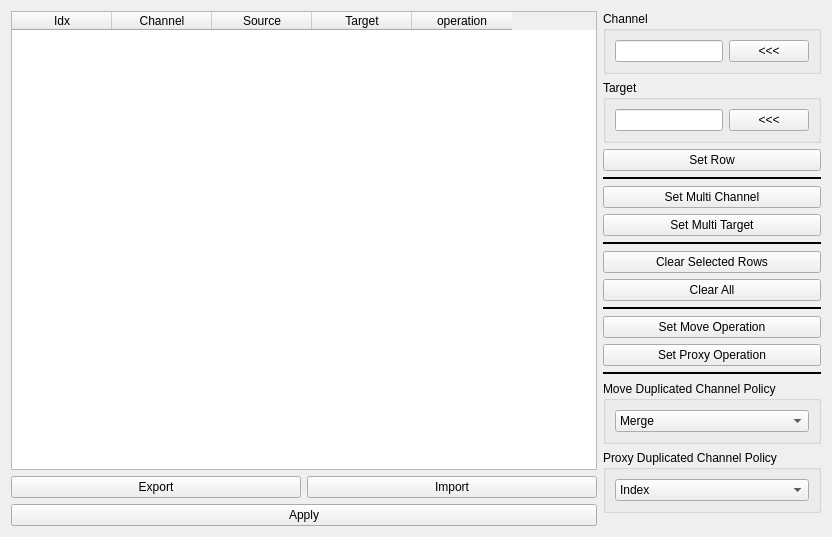
<?xml version="1.0" encoding="UTF-8"?>
<ui version="4.0">
 <class>Form</class>
 <widget class="QWidget" name="Form">
  <property name="geometry">
   <rect>
    <x>0</x>
    <y>0</y>
    <width>832</width>
    <height>537</height>
   </rect>
  </property>
  <property name="windowTitle">
   <string>Form</string>
  </property>
  <layout class="QGridLayout" name="gridLayout">
   <item row="0" column="0">
    <layout class="QHBoxLayout" name="horizontalLayout_4">
     <item>
      <layout class="QVBoxLayout" name="verticalLayout">
       <item>
        <widget class="TableWidgetDragRowsChannelWrangler" name="channelMapping_tableWidget">
         <property name="dragDropMode">
          <enum>QAbstractItemView::InternalMove</enum>
         </property>
         <property name="defaultDropAction">
          <enum>Qt::MoveAction</enum>
         </property>
         <property name="alternatingRowColors">
          <bool>true</bool>
         </property>
         <property name="selectionBehavior">
          <enum>QAbstractItemView::SelectRows</enum>
         </property>
         <property name="sortingEnabled">
          <bool>false</bool>
         </property>
         <property name="cornerButtonEnabled">
          <bool>false</bool>
         </property>
         <column>
          <property name="text">
           <string>Idx</string>
          </property>
         </column>
         <column>
          <property name="text">
           <string>Channel</string>
          </property>
         </column>
         <column>
          <property name="text">
           <string>Source</string>
          </property>
         </column>
         <column>
          <property name="text">
           <string>Target</string>
          </property>
         </column>
         <column>
          <property name="text">
           <string>operation</string>
          </property>
          <property name="toolTip">
           <string>Move or proxy</string>
          </property>
         </column>
        </widget>
       </item>
       <item>
        <layout class="QHBoxLayout" name="horizontalLayout">
         <item>
          <widget class="QPushButton" name="export_pushButton">
           <property name="text">
            <string>Export</string>
           </property>
          </widget>
         </item>
         <item>
          <widget class="QPushButton" name="import_pushButton">
           <property name="text">
            <string>Import</string>
           </property>
          </widget>
         </item>
        </layout>
       </item>
       <item>
        <widget class="QPushButton" name="apply_pushButton">
         <property name="text">
          <string>Apply</string>
         </property>
        </widget>
       </item>
      </layout>
     </item>
     <item>
      <layout class="QVBoxLayout" name="verticalLayout_2">
       <item>
        <widget class="QGroupBox" name="groupBox">
         <property name="sizePolicy">
          <sizepolicy hsizetype="Minimum" vsizetype="Preferred">
           <horstretch>0</horstretch>
           <verstretch>0</verstretch>
          </sizepolicy>
         </property>
         <property name="title">
          <string>Channel</string>
         </property>
         <layout class="QHBoxLayout" name="horizontalLayout_2">
          <item>
           <widget class="QLineEdit" name="channel_lineEdit">
            <property name="sizePolicy">
             <sizepolicy hsizetype="Minimum" vsizetype="Fixed">
              <horstretch>0</horstretch>
              <verstretch>0</verstretch>
             </sizepolicy>
            </property>
           </widget>
          </item>
          <item>
           <widget class="QPushButton" name="channel_pushButton">
            <property name="text">
             <string>&lt;&lt;&lt;</string>
            </property>
           </widget>
          </item>
         </layout>
        </widget>
       </item>
       <item>
        <widget class="QGroupBox" name="groupBox_2">
         <property name="sizePolicy">
          <sizepolicy hsizetype="Minimum" vsizetype="Preferred">
           <horstretch>0</horstretch>
           <verstretch>0</verstretch>
          </sizepolicy>
         </property>
         <property name="title">
          <string>Target</string>
         </property>
         <layout class="QHBoxLayout" name="horizontalLayout_3">
          <item>
           <widget class="QLineEdit" name="target_lineEdit">
            <property name="sizePolicy">
             <sizepolicy hsizetype="Minimum" vsizetype="Fixed">
              <horstretch>0</horstretch>
              <verstretch>0</verstretch>
             </sizepolicy>
            </property>
           </widget>
          </item>
          <item>
           <widget class="QPushButton" name="target_pushButton">
            <property name="text">
             <string>&lt;&lt;&lt;</string>
            </property>
           </widget>
          </item>
         </layout>
        </widget>
       </item>
       <item>
        <widget class="QPushButton" name="setRow_pushButton">
         <property name="text">
          <string>Set Row</string>
         </property>
        </widget>
       </item>
       <item>
        <widget class="Line" name="line">
         <property name="frameShadow">
          <enum>QFrame::Plain</enum>
         </property>
         <property name="lineWidth">
          <number>2</number>
         </property>
         <property name="orientation">
          <enum>Qt::Horizontal</enum>
         </property>
        </widget>
       </item>
       <item>
        <widget class="QPushButton" name="setMultiChannel_pushButton">
         <property name="text">
          <string>Set Multi Channel</string>
         </property>
        </widget>
       </item>
       <item>
        <widget class="QPushButton" name="setMultiTarget_pushButton">
         <property name="text">
          <string>Set Multi Target</string>
         </property>
        </widget>
       </item>
       <item>
        <widget class="Line" name="line_2">
         <property name="frameShadow">
          <enum>QFrame::Plain</enum>
         </property>
         <property name="lineWidth">
          <number>2</number>
         </property>
         <property name="orientation">
          <enum>Qt::Horizontal</enum>
         </property>
        </widget>
       </item>
       <item>
        <widget class="QPushButton" name="clearSelectedRows_pushButton">
         <property name="text">
          <string>Clear Selected Rows</string>
         </property>
        </widget>
       </item>
       <item>
        <widget class="QPushButton" name="clearAll_pushButton">
         <property name="text">
          <string>Clear All</string>
         </property>
        </widget>
       </item>
       <item>
        <widget class="Line" name="line_4">
         <property name="frameShadow">
          <enum>QFrame::Plain</enum>
         </property>
         <property name="lineWidth">
          <number>2</number>
         </property>
         <property name="orientation">
          <enum>Qt::Horizontal</enum>
         </property>
        </widget>
       </item>
       <item>
        <widget class="QPushButton" name="setMoveOp_pushButton">
         <property name="text">
          <string>Set Move Operation</string>
         </property>
        </widget>
       </item>
       <item>
        <widget class="QPushButton" name="setProxyOp_pushButton">
         <property name="text">
          <string>Set Proxy Operation</string>
         </property>
        </widget>
       </item>
       <item>
        <widget class="Line" name="line_5">
         <property name="frameShadow">
          <enum>QFrame::Plain</enum>
         </property>
         <property name="lineWidth">
          <number>2</number>
         </property>
         <property name="orientation">
          <enum>Qt::Horizontal</enum>
         </property>
        </widget>
       </item>
       <item>
        <widget class="QGroupBox" name="groupBox_3">
         <property name="title">
          <string>Move Duplicated Channel Policy</string>
         </property>
         <layout class="QGridLayout" name="gridLayout_2">
          <item row="0" column="0">
           <widget class="QComboBox" name="movePolicy_comboBox">
            <property name="toolTip">
             <string>&lt;html&gt;&lt;head/&gt;&lt;body&gt;&lt;p&gt;Set the duplicate channel policy when we use proxy channel operation.&lt;/p&gt;&lt;p&gt;-&lt;span style=&quot; font-weight:600;&quot;&gt;Merge&lt;/span&gt;: If the channel is already in the target object the new channel creationg will be skipped and the output channels will be reconnected to the previous existing channel&lt;/p&gt;&lt;p&gt;-&lt;span style=&quot; font-weight:600;&quot;&gt;Index&lt;/span&gt;: If the channel is already in the target object, the new proxy channel will add an index number to avoid the name clashing.&lt;/p&gt;&lt;p&gt;&lt;span style=&quot; text-decoration: underline;&quot;&gt;example:&lt;/span&gt;&lt;/p&gt;&lt;p align=&quot;center&quot;&gt;&lt;span style=&quot; font-style:italic;&quot;&gt;&amp;quot;ik_fk_blend&amp;quot; will be renamed &amp;quot;ik_fk_blend0&amp;quot;, &amp;quot;ik_fk_blend1&amp;quot;,&amp;quot;ik_fk_blend2&amp;quot;, etc...&lt;/span&gt;&lt;/p&gt;&lt;p&gt;-&lt;span style=&quot; font-weight:600;&quot;&gt;Full Name&lt;/span&gt;: If the channel is already in the target object, the new channel will be renamed using the source node name as a prefix&lt;/p&gt;&lt;/body&gt;&lt;/html&gt;</string>
            </property>
            <item>
             <property name="text">
              <string>Merge</string>
             </property>
            </item>
            <item>
             <property name="text">
              <string>Index</string>
             </property>
            </item>
            <item>
             <property name="text">
              <string>Full Name</string>
             </property>
            </item>
           </widget>
          </item>
         </layout>
        </widget>
       </item>
       <item>
        <widget class="QGroupBox" name="groupBox_4">
         <property name="title">
          <string>Proxy Duplicated Channel Policy</string>
         </property>
         <layout class="QGridLayout" name="gridLayout_3">
          <item row="0" column="0">
           <widget class="QComboBox" name="proxyPolicy_comboBox">
            <property name="toolTip">
             <string>&lt;html&gt;&lt;head/&gt;&lt;body&gt;&lt;p&gt;Set the duplicate channel policy when we use proxy channel operation.&lt;/p&gt;&lt;p&gt;-&lt;span style=&quot; font-weight:600;&quot;&gt;Index&lt;/span&gt;: If the channel is already in the target object, the new proxy channel will add an index number to avoid the name clashing.&lt;/p&gt;&lt;p&gt;&lt;span style=&quot; text-decoration: underline;&quot;&gt;example:&lt;/span&gt;&lt;/p&gt;&lt;p align=&quot;center&quot;&gt;&lt;span style=&quot; font-style:italic;&quot;&gt;&amp;quot;ik_fk_blend&amp;quot; will be renamed &amp;quot;ik_fk_blend0&amp;quot;, &amp;quot;ik_fk_blend1&amp;quot;,&amp;quot;ik_fk_blend2&amp;quot;, etc...&lt;/span&gt;&lt;/p&gt;&lt;p&gt;-&lt;span style=&quot; font-weight:600;&quot;&gt;Full Name&lt;/span&gt;: If the channel is already in the target object, the new channel will be renamed using the source node name as a prefix&lt;/p&gt;&lt;/body&gt;&lt;/html&gt;</string>
            </property>
            <item>
             <property name="text">
              <string>Index</string>
             </property>
            </item>
            <item>
             <property name="text">
              <string>Full Name</string>
             </property>
            </item>
           </widget>
          </item>
         </layout>
        </widget>
       </item>
       <item>
        <spacer name="verticalSpacer">
         <property name="orientation">
          <enum>Qt::Vertical</enum>
         </property>
         <property name="sizeHint" stdset="0">
          <size>
           <width>20</width>
           <height>40</height>
          </size>
         </property>
        </spacer>
       </item>
      </layout>
     </item>
    </layout>
   </item>
  </layout>
 </widget>
 <customwidgets>
  <customwidget>
   <class>TableWidgetDragRowsChannelWrangler</class>
   <extends>QTableWidget</extends>
   <header>mgear.core.rigbits.widgets</header>
  </customwidget>
 </customwidgets>
 <resources/>
 <connections/>
</ui>
